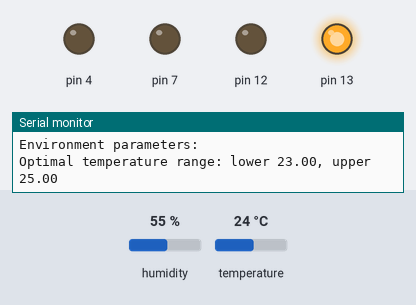
Simulated run of this sketch. Board: Arduino Uno, built with avr-gcc and run on an emulated ATmega328P. Shown: output pins drawn as LEDs (lit = HIGH), the last lines printed to the serial monitor. Inputs (shaded band) come from the test bench; at power-on: humidity 55 %, temperature 24 °C.

Above: at 0.1 s.
At 0.5 s:
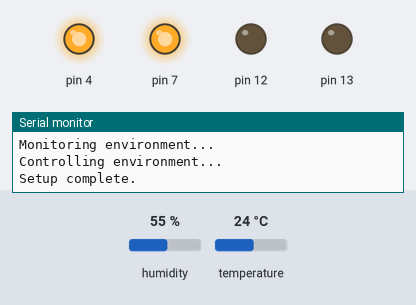
At 1.0 s:
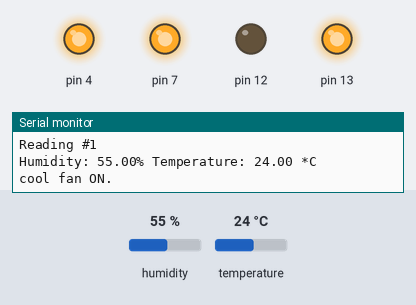
Timing chart, 0 to 2.5 s (numbered marks = the images above):
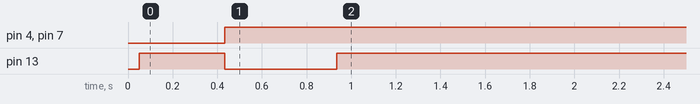

The sketch:

MushBox.ino
```cpp
// Servo library
#include <Servo.h>
// Temperature and humidity sensor library
#include "DHT.h"

#define DHTTYPE DHT11   // [DHT11, DHT22, DHT21]

// Pin definitions
const int DHTPIN = 2;       // DHT sensor data pin
const int COOLFAN =  4;     // [PWM] PWM fan control output pin for cool air fan
const int HOTFAN = 8;       // [PWM] PWM fan control output pin for hot air fan
const int MIST = 7;    // 12v atomister control output pin
const int MISTSWITCH = 13; // Atomister on/off switch pin
const int PELTIER = 12; // 12v Peltier Plate relay output pin

DHT dht(DHTPIN, DHTTYPE);
Servo baffleServo;

// Environment value limits
const float optimalTemperature[] = {23, 25};
const float optimalHumidity[] = {90, 99};
const float warningTemperature[] = {20, 27};
const float warningHumidity[] = {55, 85};
const float dangerTemperature[] = {20, 25};
const float dangerHumidity[] = {50, 95};

// App variables
int isBaffleOpen = 0;
long mistOnTime = 0;
int readingsTaken = 0;

// Class definitions
class Device {
  protected:
    String _name;
    bool _isOn;
  public:
    Device() {
      _isOn = false;
    }
    Device(String name): Device() {
      _name = name;
    }
    bool isOn() {
      return _isOn;
    }

    virtual void setupDevice() {}
    virtual void on() {}
    virtual void off() {}

    String statusToString() {
      String s;
      s += _name;
      _isOn ? s += " ON." : s += " OFF.";
      return s;
    }
};

class Relay : public Device {
  private:
    int _relaypin;
  public:
    Relay(String name, int pin): Device(name) {
      _relaypin = pin;
    }
    void on() {
      if (!_isOn) {
        digitalWrite(_relaypin, HIGH);
        _isOn = true;
      }
    }
    void off() {
      digitalWrite(_relaypin, LOW);
      _isOn = false;
    }
    void setupDevice() {
      pinMode(_relaypin, OUTPUT);
    }
};

class MistDevice : public Device {
  private:
    int _relaypin, _switchpin;
  public:
    MistDevice(String name, int pin, int sp): Device(name) {
      _relaypin = pin;
      _switchpin = sp;
    }
    void on() {
      if (!_isOn) {
        digitalWrite(_relaypin, HIGH);
        digitalWrite(_switchpin, LOW);
        delay(500);
        digitalWrite(_switchpin, HIGH);
        _isOn = true;
      }
    }
    void off() {
      digitalWrite(_relaypin, LOW);
      digitalWrite(_switchpin, LOW);
      delay(500);
      digitalWrite(_switchpin, HIGH);
      _isOn = false;
    }
    void setupDevice() override {
      pinMode(_relaypin, OUTPUT);
      pinMode(_switchpin, OUTPUT);
      digitalWrite(_switchpin, HIGH);
    }
};

class DHTReading {
  private:
    float _humidity, _temperature;
  public:
    DHTReading() {
      _humidity = dht.readHumidity();
      _temperature = dht.readTemperature();
    }
    float getTemp()
    {
      return _temperature;
    }
    float getHum()
    {
      return _humidity;
    }
    bool isValid() {
      return (!isnan(_humidity) && !isnan(_temperature));
    }
    String toString() {
      String s;
      s += "Humidity: ";
      s += getHum();
      s += "% ";
      s += "Temperature: ";
      s += getTemp();
      s += " *C";
      return s;
    }
};

class Band {
  private:
    float _lower, _upper;
  public:
    Band() {
      _lower = 0;
      _upper = 0;
    };
    Band(float lower, float upper) {
      _lower = lower;
      _upper = upper;
    }
    Band(float* arr) {
      _lower = arr[0];
      _upper = arr[1];
    }
    float getLower() {
      return _lower;
    }
    float getUpper() {
      return _upper;
    }
    bool below(float num) {
      return num < _lower;
    }
    bool above(float num) {
      return num > _upper;
    }
    virtual String toString() {
      String s;
      s += "lower ";
      s += _lower;
      s += ", upper ";
      s += _upper;
      return s;
    }
};

class Environment {
  private:
    Band _tempOptimal, _humOptimal;
    Band _tempWarn, _humWarn;
    Band _tempDanger, _humDanger;
  public:
    Environment() {};
    Environment(Band to = {0, 0}, Band ho = {0, 0}, Band tw = {0, 0}, Band hw = {0, 0}, Band td = {0, 0}, Band hd = {0, 0}) {
      _tempOptimal = to;
      _humOptimal = ho;
      _tempWarn = tw;
      _humWarn = hw;
      _tempDanger = td;
      _humDanger = hd;
    }
    Band getTempOptimal() {
      return _tempOptimal;
    }
    Band getHumOptimal() {
      return _humOptimal;
    }
    String toString() {
      String s;
      s += "Environment parameters:";
      s += "\nOptimal temperature range: ";
      s += _tempOptimal.toString();
      s += "\nOptimal humidity range: ";
      s += _humOptimal.toString();
      if (_tempWarn.getUpper() - _tempWarn.getLower() != 0) {
        s += "\nWarning temperature range: ";
        s += _tempWarn.toString();
      }
      if (_humWarn.getUpper() - _humWarn.getLower() != 0) {
        s += "\nWarning humidity range: ";
        s += _humWarn.toString();
      }
      if (_tempDanger.getUpper() - _tempDanger.getLower() != 0) {
        s += "\nDanger temperature range: ";
        s += _tempDanger.toString();
      }
      if (_humDanger.getUpper() - _humDanger.getLower() != 0) {
        s += "\nDanger humidity range: ";
        s += _humDanger.toString();
      }
      return s;
    }
};

class EnvironmentMonitor {
  private:
    Environment *_env;
    bool _needHeating, _needCooling, _needHumidity;
  public:
    EnvironmentMonitor(Environment *env) {
      _env = env;
      _needHeating, _needCooling, _needHumidity = 0;
    }
    void determineNeeds(DHTReading *reading) {
      float temp = reading->getTemp();
      float hum = reading->getHum();
      _needHeating = _env->getTempOptimal().below(temp);
      _needCooling = _env->getTempOptimal().above(temp);
      _needHumidity = _env->getHumOptimal().below(hum);
    }
    bool needHeating() {
      return _needHeating;
    }
    bool needCooling() {
      return _needCooling;
    }
    int needHumidity() {
      return _needHumidity;
    }
    String toString() {
      String s;
      s += "Monitoring environment...";
      return s;
    }
};

class EnvironmentController {
  private:
    EnvironmentMonitor *_em;
    Device *_coolfan, *_mist, *_peltier;
    bool _heating, _cooling, _misting;
  public:
    EnvironmentController() {}
    EnvironmentController(EnvironmentMonitor *em, Device *coolfan, Device *mist, Device *peltier) {
      _em = em;
      _coolfan = coolfan;
      _mist = mist;
      _peltier = peltier;
      _heating, _cooling, _misting = 0;
    }
    void determineActions() {
      if (_em->needCooling()) {
        startCooling();
      } else if (_em->needHeating()) {
        startHeating();
      } else {
        stopHeating();
        stopCooling();
        startVentilation();
      }
      if (_em->needHumidity()) {
        startMist();
      } else {
        stopMist();
        startVentilation();
      }
    }
    void startCooling() {
      if (!_cooling) {
        if (_heating) stopHeating();
        _peltier->on();
        _coolfan->on();
        _cooling = 1;
      }
    }
    void stopCooling() {
      if (_cooling) {
        _peltier->off();
        _coolfan->off();
        _cooling = 0;
      }
    }
    void startHeating() {
      if (!_heating) {
        if (_cooling) stopCooling();
        _peltier->on();
        // Baffle close
        _heating = 1;
      }
    }
    void stopHeating() {
      if (_heating) {
        _peltier->off();
        // Baffle open
        _heating = 0;
      }
    }
    void startMist() {
      if (!_misting) {
        _mist->on();
        _misting = 1;
      }
    }
    void stopMist() {
      if (_misting) {
        _mist->off();
        _misting = 0;
      }
    }
    void startVentilation() {
      if (!_heating || !_cooling) _coolfan->on();
    }
    void stopVentilation() {
      if (!_heating || !_cooling) _coolfan->off();
    }
    void setup() {
      _coolfan->setupDevice();
      _mist->setupDevice();
      _peltier->setupDevice();
    }
    String setupToString() {
      String s;
      s += "Controlling environment...";
      return s;
    }
    String statusToString() {
      String s;
      s += "Environment is being";
      if (_heating) s += " heated.";
      if (_cooling) s += " cooled.";
      if (_misting) s += " moisturized.";
      if (!_heating || !_cooling || !_misting) s += " ventilated.";
      return s;
    }
};

// Helper methods
void delayMinutes(float minutes) {
  float delaymillis = minutes * 60000;
  delay(delaymillis);
}

// Baffle methods
void baffleOpen() {
  if (!isBaffleOpen) {
    Serial.println("Opening baffle!");
    isBaffleOpen = 1;
  }
}

void baffleClose() {
  if (isBaffleOpen) {
    Serial.println("Closing baffle!");
    isBaffleOpen = 0;
  }
}

Relay coolfan("cool fan", COOLFAN);
MistDevice mist("mist", MIST, MISTSWITCH);
Relay peltier("peltier", PELTIER);

Band tempOpt(optimalTemperature);
Band humOpt(optimalHumidity);
Band tempWarn(warningTemperature);
Band humWarn(warningHumidity);
Environment env(tempOpt, humOpt, tempWarn, humWarn);
EnvironmentMonitor em(&env);
EnvironmentController ec(&em, &coolfan, &mist, &peltier);

void setup() {
  Serial.begin(9600);
  delay(50);
  Serial.println("Setting up...");

  ec.setup();

  Serial.println(env.toString());
  Serial.println(em.toString());
  Serial.println(ec.setupToString());

  //  baffleServo.attach(9);
  dht.begin();

  Serial.println("\nSetup complete.");
  delay(100);
}

void loop() {
  // Take a new DHT reading
  DHTReading reading;

  // Check if reading failed and exit early to retry
  // Delayed to avoid sensor damage
  if (!reading.isValid()) {
    Serial.println("Failed to read from DHT sensor!");
    Serial.println("Waiting to try again...");
    delay(5000);
    Serial.println("Re-reading...");
    return;
  } else {
    readingsTaken++;
  }

  // Send reading to environment monitor and tell
  // environment controller to figure out what to do
  em.determineNeeds(&reading);
  ec.determineActions();

  Serial.print("\n\nReading #");
  Serial.println(readingsTaken);
  Serial.println(reading.toString());

  Serial.println(coolfan.statusToString());
  Serial.println(mist.statusToString());
  Serial.println(peltier.statusToString());

  Serial.print("Baffle open: ");
  Serial.println(isBaffleOpen);

  Serial.println(ec.statusToString());
  // Delay between measurements
  delayMinutes(.4);
}
```

Measured:
- by itself, pin 4, pin 7: LOW → HIGH at 0.43 s
- by itself, pin 13: HIGH → LOW at 0.43 s, → HIGH 0.50 s later
